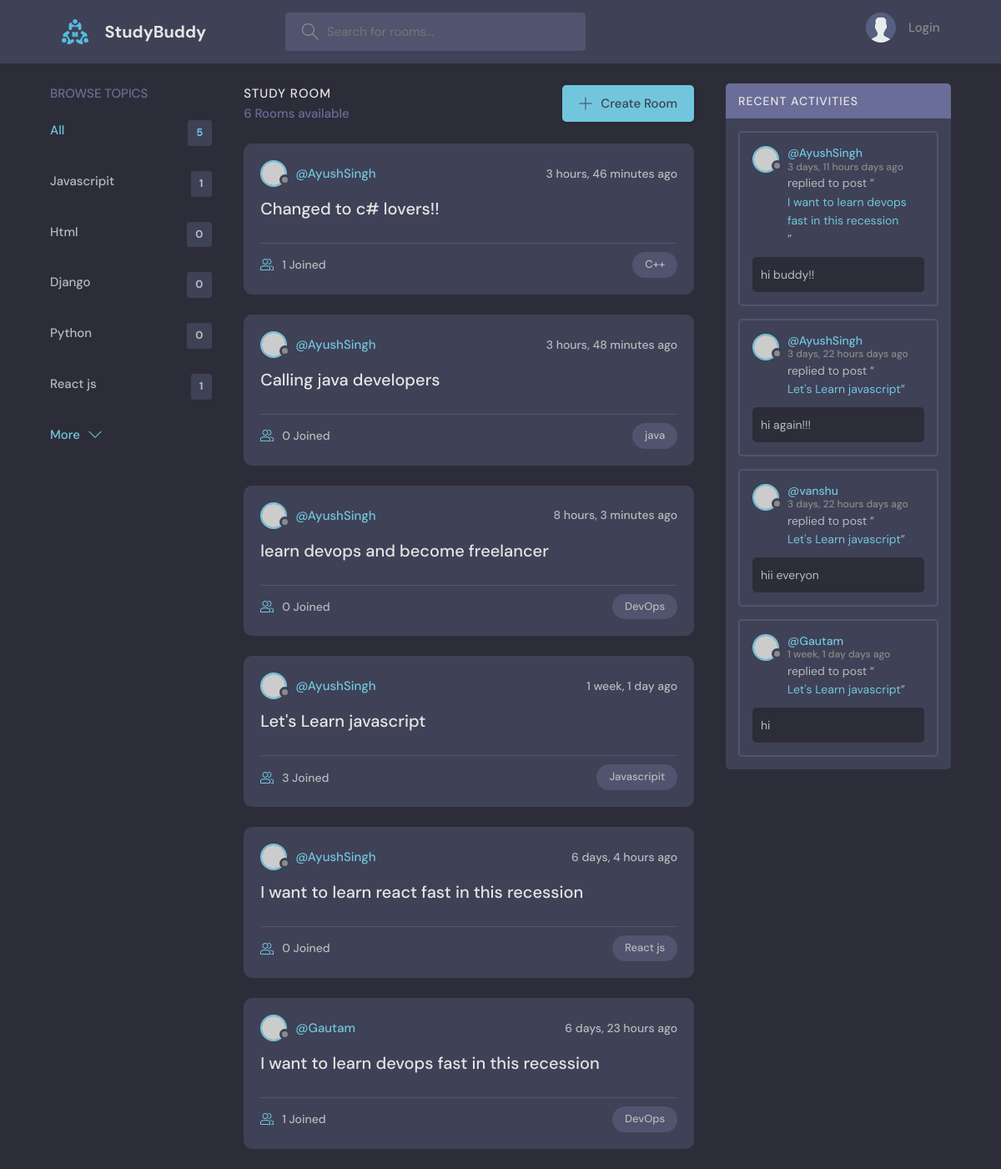
The page / on the database its author committed.
### base/models.py (models this page shows, shortened)
class Topic(models.Model):
    name=models.CharField(max_length=50)

class Room(models.Model):
    host=models.ForeignKey(User,on_delete=models.SET_NULL,null=True)
    topic=models.ForeignKey(Topic,on_delete=models.SET_NULL,null=True)
    name=models.CharField(max_length=50)
    description=models.TextField(null=True,blank=True)
    participants=models.ManyToManyField(User,related_name='participants',blank=True)
    updated=models.DateTimeField(auto_now=True)
    created=models.DateTimeField(auto_now_add=True)
    class Meta:
        ordering=['-updated','-created']
    def __str__(self) -> str:
        return self.name

class Message(models.Model):
    user=models.ForeignKey(User,on_delete=models.CASCADE)
    room=models.ForeignKey(Room,on_delete=models.CASCADE)
    body=models.TextField()
    updated=models.DateTimeField(auto_now=True)
    created=models.DateTimeField(auto_now_add=True)
    class Meta:
        ordering=['-updated','-created']

### base/views.py (the view)
# urls.py: path('',views.home,name="home"),
def home(request):
    q=request.GET.get('q') if request.GET.get('q')!=None else ''
    rooms=Room.objects.filter(
        Q(topic__name__icontains=q) |
        Q(name__icontains=q) |
        Q(description__icontains=q)
        )
    topics=Topic.objects.all()[0:5]
    room_count=rooms.count()
    room_messages=Message.objects.filter(Q(room__topic__name__icontains=q))
    context={'rooms':rooms,'topics':topics,'room_count':room_count,'room_messages':room_messages}
    return render(request,'base/home.html',context)

### base/templates/base/home.html (shortened to what this page needs)
{% extends 'main.html' %}
{% block content %}
    <main class="layout layout--3">
      <div class="container">
        {% include 'base/topics_components.html' %}
        <div class="roomList">
          <div class="roomList__header">
            <div>
              <h2>Study Room</h2>
              <p>{{room_count}} Rooms available</p>
            </div>
            <a class="btn btn--main" href="{%url 'create-room'%}">
              <svg version="1.1" xmlns="http://www.w3.org/2000/svg" width="32" height="32" viewBox="0 0 32 32">
                <title>add</title>
                <path
                  d="M16.943 0.943h-1.885v14.115h-14.115v1.885h14.115v14.115h1.885v-14.115h14.115v-1.885h-14.115v-14.115z"
                ></path>
              </svg>
              Create Room
            </a>
          </div>
          {%include 'base/feed_component.html'%}
        </div>
        {%include 'base/activity_component.html'%}
      </div>
    </main>
{%endblock content %}

### base/templates/base/topics_components.html (shortened to what this page needs)
<div class="topics">
  <div class="topics__header">
    <h2>Browse Topics</h2>
  </div>
  <ul class="topics__list">
    <li>
      <a href="{%url 'home' %}" class="active">All <span>{{topics.count}}</span></a>
    </li>
    {%for topic in topics%}
    <li>
      <a href="{% url 'home' %}?q={{topic.name}}">{{topic.name}} <span>{{topic.room_set.all.count}}</span></a>
    </li>
    {% endfor %}
  </ul>
  <a class="btn btn--link" href="{%url 'topics' %}">
    More
    <svg version="1.1" xmlns="http://www.w3.org/2000/svg" width="32" height="32" viewBox="0 0 32 32">
      <title>chevron-down</title>
      <path d="M16 21l-13-13h-3l16 16 16-16h-3l-13 13z"></path>
    </svg>
  </a>
</div>

### base/templates/base/feed_component.html (shortened to what this page needs)
{%for room in rooms%}
<div class="roomListRoom">
    <div class="roomListRoom__header">
      <a href="{%url 'user-profile' room.host.id %}" class="roomListRoom__author">
        <div class="avatar avatar--small">
          <img src="https://randomuser.me/api/portraits/women/11.jpg" />
        </div>
        <span>@{{room.host.username}}</span>
      </a>
      <div class="roomListRoom__actions">
        <span>{{room.created|timesince}} ago</span>
      </div>
    </div>
    <div class="roomListRoom__content">
      <a href="{%url 'room' room.id %}">{{room.name}}</a>
    </div>
    <div class="roomListRoom__meta">
      <a href="{%url 'room' room.id %}" class="roomListRoom__joined">
        {{room.participants.all.count}} Joined
      </a>
      <p class="roomListRoom__topic">{{room.topic.name}}</p>
    </div>
  </div>
  {%endfor%}

### base/templates/base/activity_component.html (shortened to what this page needs)
<div class="activities">
  <div class="activities__header">
    <h2>Recent Activities</h2>
  </div>
  {% for message in room_messages%}
  <div class="activities__box">
    <div class="activities__boxHeader roomListRoom__header">
      <a href="{% url 'user-profile' message.user.id  %}" class="roomListRoom__author">
        <div class="avatar avatar--small">
          <img src="https://randomuser.me/api/portraits/women/11.jpg" />
        </div>
        <p>
          @{{message.user}}
          <span>{{message.created|timesince}} days ago</span>
        </p>
      </a>
    </div>
    <div class="activities__boxContent">
      <p>replied to post “<a href="{%url 'room' message.room.id %}">{{message.room}}</a>”</p>
      <div class="activities__boxRoomContent">
        {{message.body}}
      </div>
    </div>
  </div>
  {% endfor %}
</div>

### rows shown on the page
Topic: name "Javascripit", room_set.all.count "1"
Topic: name "Html", room_set.all.count "0"
Topic: name "Django", room_set.all.count "0"
Topic: name "Python", room_set.all.count "0"
Topic: name "React js", room_set.all.count "1"
Room: host.username "AyushSingh", created "3 hours, 46 minutes", name "Changed to c# lovers!!", participants.all.count "1", topic.name "C++"
Room: host.username "AyushSingh", created "3 hours, 48 minutes", name "Calling java developers", participants.all.count "0", topic.name "java"
Room: host.username "AyushSingh", created "8 hours, 3 minutes", name "learn devops and become freelancer", participants.all.count "0", topic.name "DevOps"
Room: host.username "AyushSingh", created "1 week, 1 day", name "Let's Learn javascript", participants.all.count "3", topic.name "Javascripit"
Room: host.username "AyushSingh", created "6 days, 4 hours", name "I want to learn react fast in this recession", participants.all.count "0", topic.name "React js"
Room: host.username "Gautam", created "6 days, 23 hours", name "I want to learn devops fast in this recession", participants.all.count "1", topic.name "DevOps"
Message: user "AyushSingh", created "3 days, 11 hours", room "I want to learn devops fast in this recession", body "hi buddy!!"
Message: user "AyushSingh", created "3 days, 22 hours", room "Let's Learn javascript", body "hi again!!!"
Message: user "vanshu", created "3 days, 22 hours", room "Let's Learn javascript", body "hii everyon"
Message: user "Gautam", created "1 week, 1 day", room "Let's Learn javascript", body "hi"

### other values the page prints
{{ topics.count }} "5"
{{ room_count }} "6"
